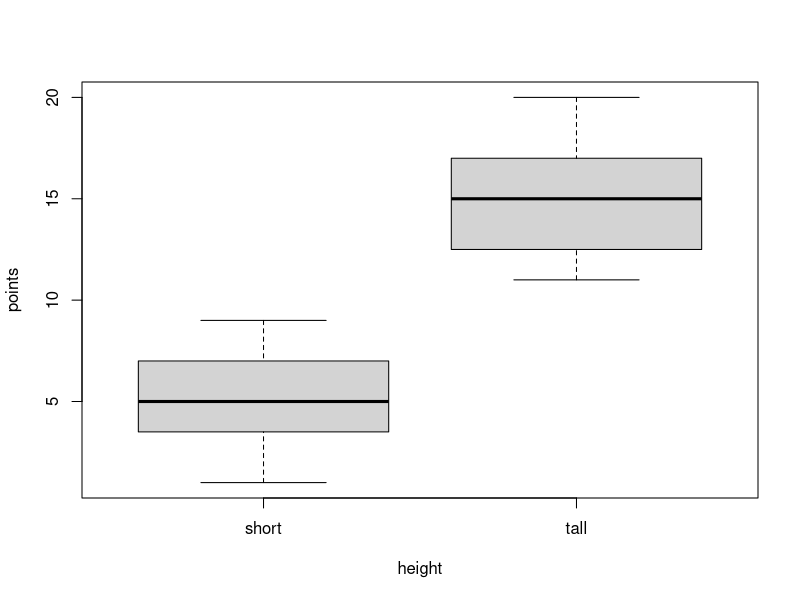
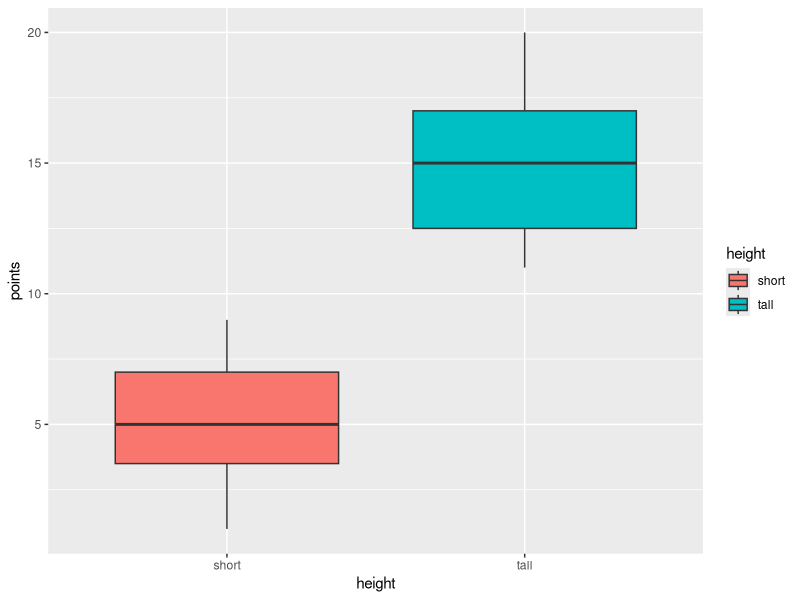

Source code (R) for these figures, in order:
## ---- chunk 1
library(ggplot2) 
## ---- chunk 2
point_low <- c(3, 5, 6, 8, 9, 1, 4)
## ---- chunk 3
point_high <- sample(10:20, 7)
## ---- chunk 4
points <- c(point_low, point_high)
## ---- chunk 5
height <- c("short", "short", "short", "short", "short", "short", "short", 
  "tall", "tall", "tall", "tall", "tall", "tall", "tall") 

height <- c(rep("short", 7), rep("tall", 7))

height <- as.data.frame(height)
## ---- chunk 6
bball <- cbind(points, height)
## ---- chunk 7
bball

head(bball)

View(bball)
## ---- chunk 8
boxplot(points ~ height, data = bball) 

ggplot(bball, 
        aes(x = height, y = points, fill = height)) +
        geom_boxplot()
## ---- chunk 9
t.test(points ~ height, data = bball)

mod_0 <- lm(points ~ height, data = bball)

summary(mod_0)
